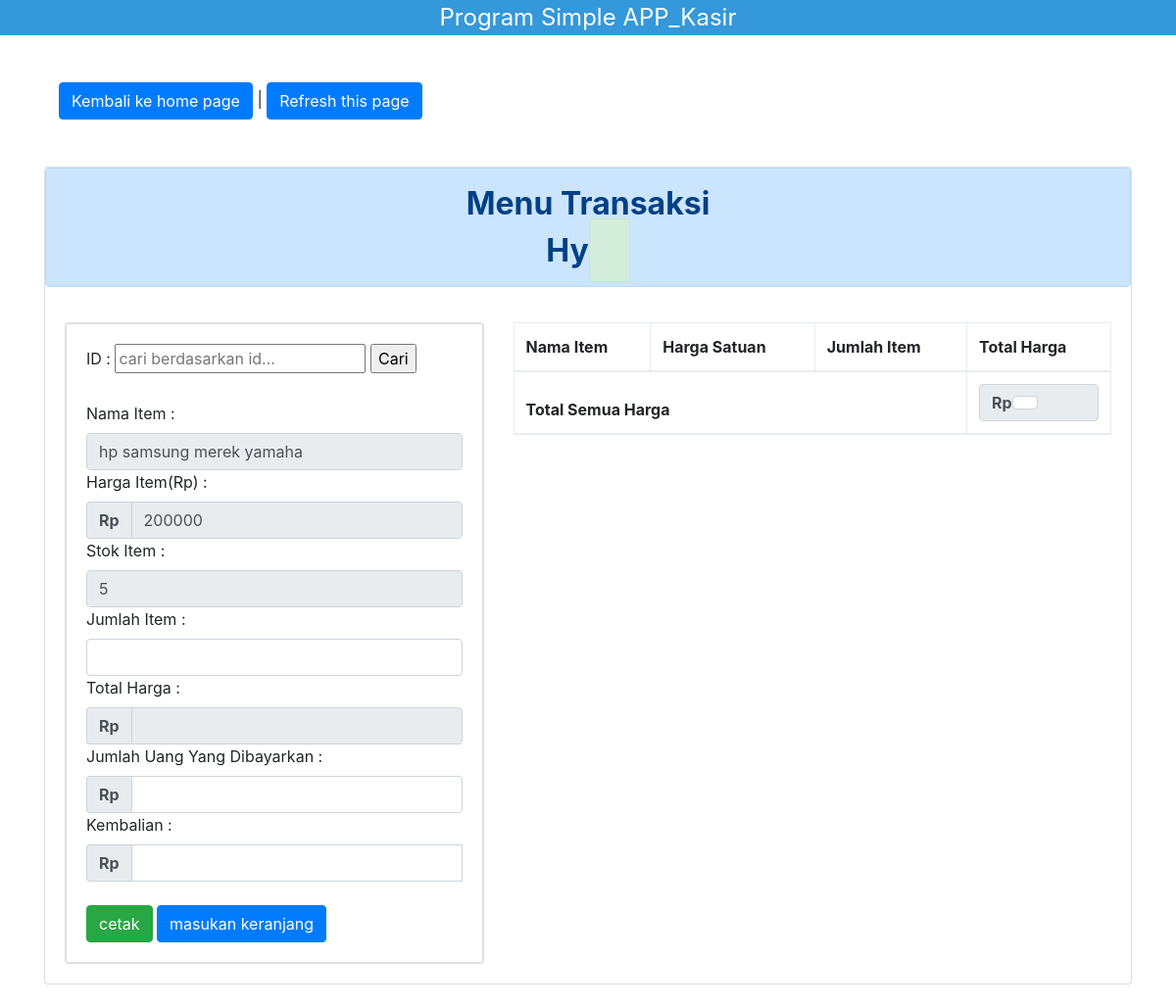
The app's page /manage/transaksi.php?cari=4 with its own data.
### tables this page shows
CREATE TABLE IF NOT EXISTS `barang` (
  `id` int(11) NOT NULL AUTO_INCREMENT,
  `namabrg` varchar(150) DEFAULT NULL,
  `hargabrg` varchar(150) DEFAULT NULL,
  `stokbrg` varchar(150) DEFAULT NULL,
  PRIMARY KEY (`id`)
);

### manage/transaksi.php (the view, shortened to what this page needs)
<?php
require_once 'header.php';
include '../configuration/konek.php';
?>
<br>
<br>
<div class="container">
  <div class="col-md-10">
    <a href="index.php"><button class="btn btn-primary">Kembali ke home page</button></a> |
    <a href="transaksi.php"><button class="btn btn-primary">Refresh this page</button></a>
  </div>
  <br>
  <br>
  <div class="card card-default">
    <div class="card-heading">
      <center><font class="alert alert-primary card card-title" size="6"><b>Menu Transaksi <br>Hy <font class="alert alert-success"><?php echo $_SESSION['username']; ?></font></b></font></center>
    </div>
    <div class="card-body">
      <div class="row justify-content-start">
        <div class="col-5">
          <div class="card card-primary">
            <div class="card card-body">
              <form action="" method="get">
                <label>ID :</label>
                <input type="text" name="cari" placeholder="cari berdasarkan id...">
                <input type="submit" value="Cari">
              </form>
              <?php
              $cari = $_GET['cari'];
              if ($cari != '') {
              $query = mysqli_query($konek, "select * from barang where id like '".$cari."'");
              }
              if (mysqli_num_rows($query)) {
                while ($tam = mysqli_fetch_array($query)) {
              ?>
              <br>
              <form action="" method="post" name="harga">
                <label>Nama Item :</label>
                <input type="text" name="namabrg" value="<?php echo $tam['1'] ?>" class="form-control" readonly>
                <label>Harga Item(Rp) :</label>
                <div class="input-group">
                  <span class="input-group-addon"><strong>Rp</strong></span><input type="text" id="hargabrg" onfocus="startHitung()" onblur="rampungHitung()" name="hargabrg" value="<?php echo $tam['2'] ?>" class="form-control" readonly>
                </div>
                <label>Stok Item :</label>
                <input type="number" name="stokbrg" value="<?php echo $tam['3'] ?>" class="form-control" readonly>
                <label>Jumlah Item :</label>
                <input type="number" id="jumlahbrg" onfocus="startHitung()" onblur="rampungHitung()" name="jumlahbrg" class="form-control">
                <label>Total Harga :</label>
                <div class="input-group">
                  <span class="input-group-addon"><strong>Rp</strong></span><input type="text" onfocus="startKembali()" onblur="rampungKembali()" name="totalbrg" id="totalbrg" name="totalbrg" class="form-control" readonly>
                </div>
                <label>Jumlah Uang Yang Dibayarkan :</label>
                <div class="input-group">
                  <span class="input-group-addon"><strong>Rp</strong></span><input type="text" onfocus="startKembali()" onblur="rampungKembali()" id="duitbrg" name="duitbrg" class="form-control">
                </div>
                <label>Kembalian :</label>
                <div class="input-group">
                  <span class="input-group-addon"><strong>Rp</strong></span><input type="text" id="kembalibrg" name="kembalibrg" class="form-control"><br>
                </div>
                <br>
                <input type="submit" name="langsung" value="cetak" class="btn btn-success">
                <input type="submit" name="add" value="masukan keranjang" class="btn btn-primary">
              </form>
              <?php
                }
              }
              ?>
            </div>
          </div>
        </div>
        <div class="col-7">
              <form action="" method="get">
                <table class="table table-bordered table-striped">
                  <thead>
                    <tr>
                      <th colspan="2">Nama Item</th>
                      <th>Harga Satuan</th>
                      <th>Jumlah Item</th>
                      <th>Total Harga</th>
                    </tr>
                  </thead>
                   <thead>
                     <tr>
                       <th colspan="4">Total Semua Harga</th>
                       <td colspan="2"><span class="input-group-addon"><b>Rp</b><strong><font name="totalsemua" onfocus="readyHitung()" onblur="endHitung()" class="form-control" type="text"></font></strong></span></td>
                     </tr>
                   </thead>
                </table>
              </form>
            </div>
        </div>
      </div>
  </div>
  <br>
</div>
<?php require_once 'footer.php'; ?>

### records on screen
barang: namabrg "hp samsung merek yamaha", hargabrg "200000", stokbrg "5"
